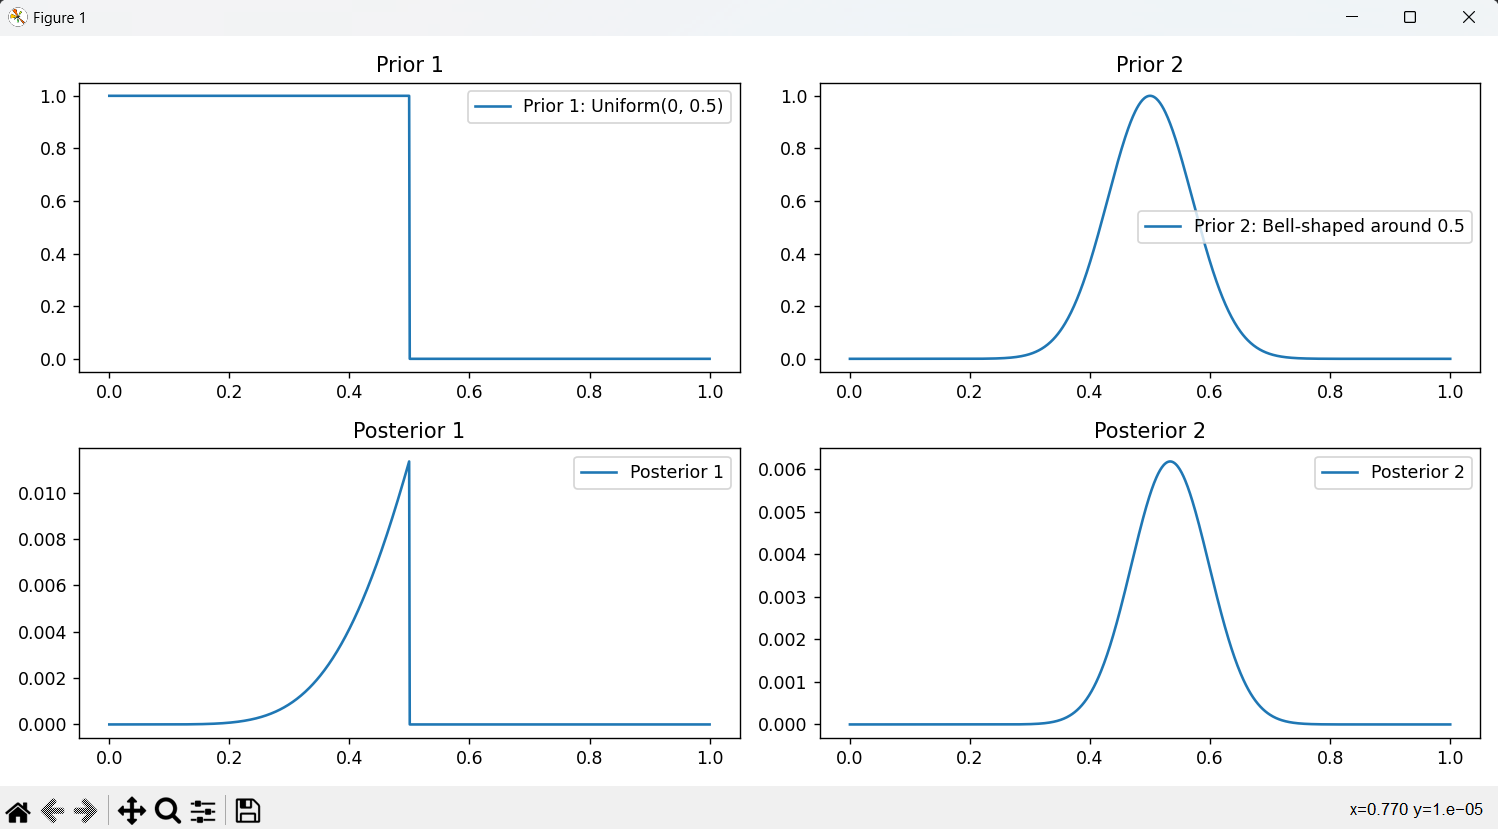

Python code for this plot:
import numpy as np
import matplotlib.pyplot as plt
from scipy.stats import binom

data = np.random.choice([0, 1], size=10, p=[0.3, 0.7])

grid = np.linspace(0, 1, 1000)

prior_1 = (grid <= 0.5).astype(int)

prior_2 = np.exp(-((grid - 0.5) / 0.1)**2)

posterior_1 = prior_1 * binom.pmf(np.sum(data), len(data), grid)
posterior_1 /= np.sum(posterior_1)

posterior_2 = prior_2 * binom.pmf(np.sum(data), len(data), grid)
posterior_2 /= np.sum(posterior_2)

plt.figure(figsize=(12, 6))

plt.subplot(2, 2, 1)
plt.plot(grid, prior_1, label='Prior 1: Uniform(0, 0.5)')
plt.title('Prior 1')
plt.legend()

plt.subplot(2, 2, 2)
plt.plot(grid, prior_2, label='Prior 2: Bell-shaped around 0.5')
plt.title('Prior 2')
plt.legend()

plt.subplot(2, 2, 3)
plt.plot(grid, posterior_1, label='Posterior 1')
plt.title('Posterior 1')
plt.legend()

plt.subplot(2, 2, 4)
plt.plot(grid, posterior_2, label='Posterior 2')
plt.title('Posterior 2')
plt.legend()

plt.tight_layout()
plt.show()
